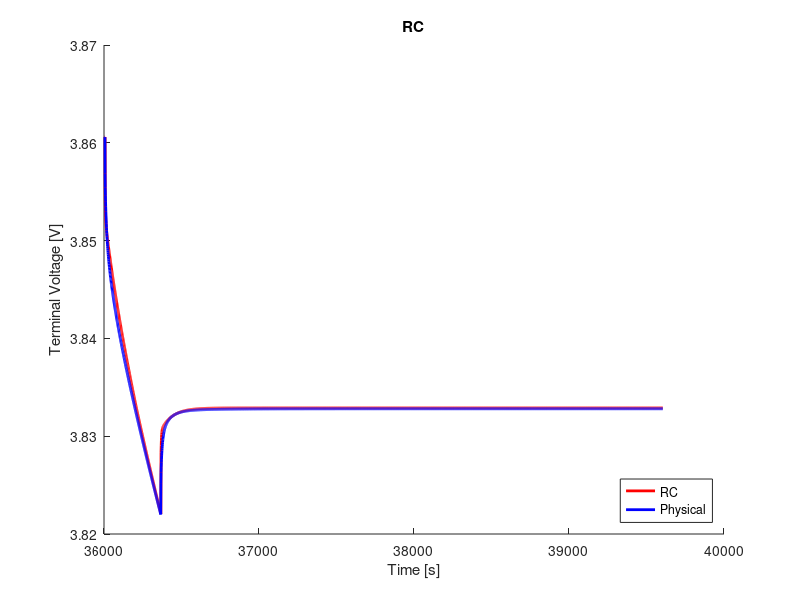

Reproduce this figure in MATLAB.
clear;
clc;
close all;

%% load data
load('ocv_final.mat');
time_ocv = time;
load('pulse_0_5_c_10.mat');
load('rc2_cf_0_5_c.mat');

%% voltage limitations
v_max = 4.4;                                    % cut-over voltage
v_min = 3.0;                                    % cut-off voltage

%% resample ocv and soc
t1 = time_ocv(1);
t2 = time_ocv(end);
dt = 1;                                         % sample time
t = (t1:dt:t2) - t1;

ocv = interp1(time_ocv, ocv, t1:dt:t2);
soc = interp1(time_ocv, soc, t1:dt:t2);

s = length(time);

%% variables
Q = 16.8;
eta = 1.0;                                  % coulombic efficiency

n = 2;                                      % number of rc links
i_r = zeros(n, 1);
v_c = zeros(n, 1);
flag = 1;

%% compute soc
ind_init = soc(interp1(ocv, 1:length(ocv), V_batt_time(1), 'nearest'))
ind_init = interp1(soc, 1:length(soc), ind_init, 'nearest');
v_t(1) = ocv(ind_init);
z0 = soc(ind_init);
z = z0 - dt/(Q*3600)*eta*cumsum(I(1:end));

% manual fit
p = 11;
r0 = r0_cf(p);
r1 = r1_cf(p);
r2 = r2_cf(p);
% r3 = r3_cf(p);
c1 = c1_cf(p);
c2 = c2_cf(p);
% c3 = c3_cf(p);

r = [r1; r2];
c = [c1; c2];

%% compute terminal voltage
for j = 1:n
    f(j) = exp(-dt/(r(j)*c(j)));
end
for k = 1:s-1
    if flag == 1
        i_r(:, k+1) = diag(f)*i_r(:, k) + (1-f')*I(k);
        v_c(:, k) = i_r(:, k).*r;
        ind = interp1(soc, 1:length(soc), z(k), 'nearest');
        v_t(k+1) = ocv(ind) - sum(v_c(:, k)) - I(k).*r0;
        if v_t(k) < v_min
            fprintf('Reached lower voltage limit.');
            flag = 0;
        end
        if v_t(k) > v_max
            fprintf('Reached upper voltage limit.');
            flag = 0;
        end 
    end
end

%% compute rms error
v_t = reshape(v_t, size(V_batt_time));
rmse = 1000*sqrt(mean((V_batt_time - v_t).^2))     % [mV]

%% plot
figure(1);
hold on;
plot(time, v_t, 'r', 'LineWidth', 2)
hold on;
plot(time, V_batt_time, 'b', 'LineWidth', 2)
xlabel('Time [s]')
ylabel('Terminal Voltage [V]')
title('RC')
legend('RC', 'Physical', 'location', 'southeast')